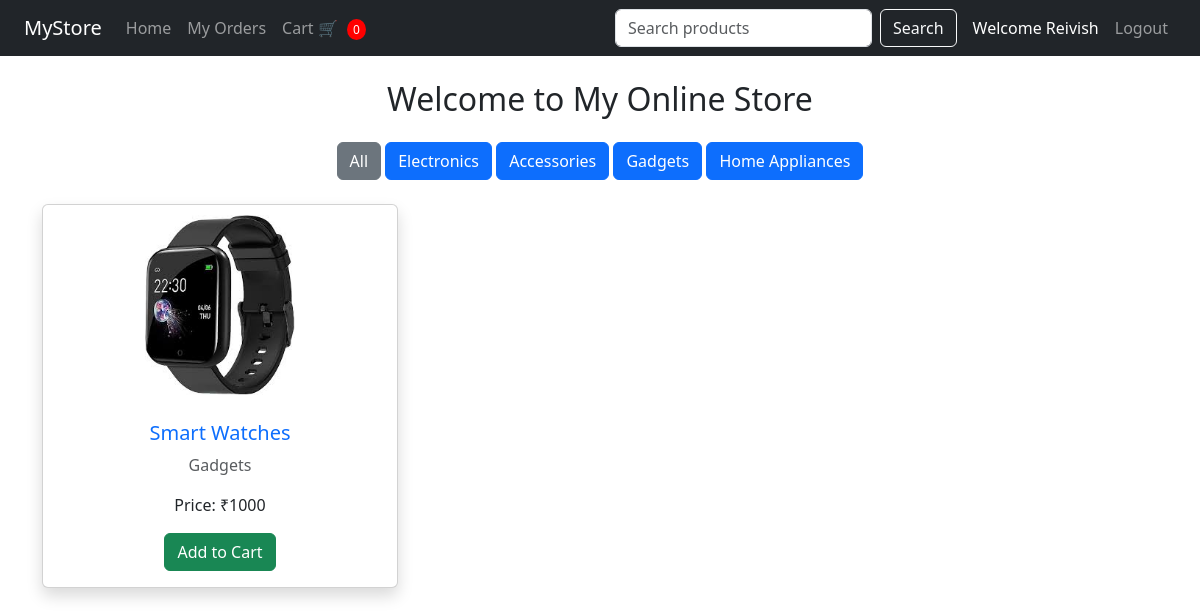
Page /category/Gadgets (signed in) on the committed database.
### tables this page shows
CREATE TABLE products (
id INTEGER PRIMARY KEY AUTOINCREMENT,
name TEXT,
price INTEGER,
image TEXT
, category TEXT);

### app.py (the view)
@app.route("/category/<cat>")
def category(cat):
    conn = sqlite3.connect(DB_PATH)
    cursor = conn.cursor()
    cursor.execute(
    "SELECT * FROM products WHERE category=?",
    (cat,)
    )
    products = cursor.fetchall()
    conn.close()
    return render_template("index.html", products=products)

### templates/index.html (shortened to what this page needs)
<!DOCTYPE html>
<html>
<head>
<link rel="stylesheet" href="/static/style.css">
<link
href="https://cdn.jsdelivr.net/npm/bootstrap@5.3.2/dist/css/bootstrap.min.css"
rel="stylesheet">
</head>
<body>
<nav class="navbar navbar-expand-lg navbar-dark bg-dark px-4">
<a class="navbar-brand" href="/">MyStore</a>
<div class="collapse navbar-collapse">
<ul class="navbar-nav me-auto">
<li class="nav-item">
<a class="nav-link" href="/">Home</a>
</li>
<li class="nav-item">
<a class="nav-link" href="/orders">My Orders</a>
</li>
<li class="nav-item">
<a class="nav-link" href="/cart">
Cart 🛒 <span class="cart-count" id="cart-count">0</span>
</a>
</li>
</ul>
<form class="d-flex" action="/search" method="GET">
<input
class="form-control me-2"
type="text"
name="q"
placeholder="Search products">
<button class="btn btn-outline-light" type="submit">
Search
</button>
</form>
<ul class="navbar-nav ms-3">
{% if session.get('user') %}
<li class="nav-item text-white mt-2 me-2">
Welcome {{ session.get('user') }}
</li>
<li class="nav-item">
<a class="nav-link" href="/logout">Logout</a>
</li>
{% else %}
<li class="nav-item">
<a class="nav-link" href="/login">Login</a>
</li>
{% endif %}
</ul>
</div>
</nav>
<div class="container mt-4">
<h2 class="text-center mb-4">
Welcome to My Online Store
</h2>
<div class="mb-4 text-center">
<a href="/" class="btn btn-secondary">All</a>
<a href="/category/Electronics" class="btn btn-primary">
Electronics
</a>
<a href="/category/Accessories" class="btn btn-primary">
Accessories
</a>
<a href="/category/Gadgets" class="btn btn-primary">
Gadgets
</a>
<a href="/category/Home Appliances" class="btn btn-primary">
Home Appliances
</a>
</div>
<div class="row">
{% for product in products %}
<div class="col-md-4">
<div class="card mb-4 shadow">
<img
src="/static/images/{{ product[3] }}"
class="card-img-top"
alt="{{ product[1] }}">
<div class="card-body text-center">
<h5 class="card-title">
<a href="/product/{{ product[0] }}" class="text-decoration-none">
{{ product[1] }}
</a>
</h5>
<p class="text-muted">
{{ product[4] }}
</p>
<p class="card-text">
Price: ₹{{ product[2] }}
</p>
<button
class="btn btn-success"
data-name="{{ product[1] }}"
data-price="{{ product[2] }}"
onclick="addToCart(this.dataset.name,this.dataset.price)">
Add to Cart
</button>
</div>
</div>
</div>
{% endfor %}
</div>
</div>
</body>
</html>

### static/style.css (style rules this page uses)
body { font-family: Arial; background-color: #f4f4f4; text-align: center; }
button { background-color: green; color: white; padding: 10px; border: none; border-radius: 5px; cursor: pointer; }
.navbar { display:flex; justify-content:space-between; align-items:center; background:#333; color:white; padding:15px 40px; }
.cart-count { background:red; color:white; padding:2px 6px; border-radius:50%; font-size:12px; margin-left:5px; }
.navbar { display:flex; justify-content:space-between; align-items:center; background:#333; padding:15px 40px; }
.card-img-top { height:200px; object-fit:contain; padding:10px; }

### rows in the picture
products: image (picture), name "Smart Watches", category "Gadgets", price "1000"

### other values in the picture
{{ session.get('user') }} "Reivish"
